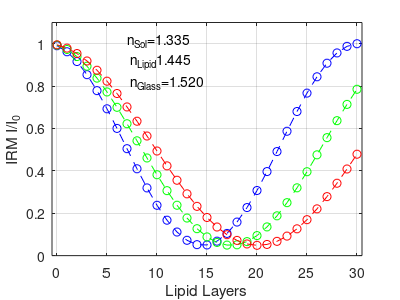
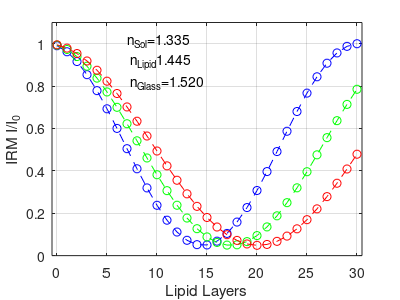
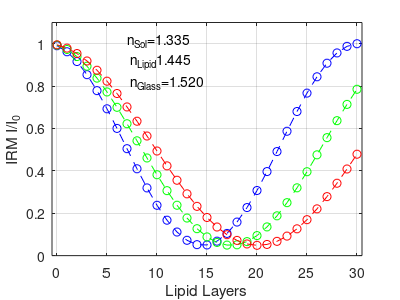

Source code (MATLAB) for these figures, in order:
%% I: Bulk Simulation, No Adlayer
clear; clc;

%IRM Light Wavelength
lambda1 = 450e-9;
lambda2 = 532e-9; 
lambda3 = 610e-9;

%Refractive Indices
n0 = 1.52; %Substrate refractive index
n1 = 1.445; %Lipid bilayer refractive index - DOPC
n2 = 1.335; %PBS top solution refractive index

%Distances and Wavelength
m = 0:30;
npoint=max(size(m));
d1 = 5e-9; %Lipid bilayer thickness

%Fresnel Reflectance Coefficients
r01 = (n0-n1)/(n0+n1); %Substrate to bilayer
r12 = (n1-n2)/(n1+n2); %Bilayer to top solution

%Fresnel Transmittance Coefficients
t01 = 2*n0/(n0+n1);  %Substrate to bilayer
t12 = 2*n1/(n1+n2); %Bilayer to top solution

%Transfer Matrices between layers
M01 = [1,r01;r01,1]/t01; %Substrate to head
M12 = [1,r12;r12,1]/t12; %Head to tail

%Transfer Matrices within layers - 450 nm
phi1_l1 = 2*pi*n1*d1/lambda1; %Bilayer
M1_l1 = [exp(1i*phi1_l1),0;0,exp(-1*1i*phi1_l1)]; %Bilayer

%Transfer Matrices within layers - 532 nm
phi1_l2 = 2*pi*n1*d1/lambda2; %Bilayer
M1_l2 = [exp(1i*phi1_l2),0;0,exp(-1*1i*phi1_l2)]; %Bilayer

%Transfer Matrices within layers - 610 nm
phi1_l3 = 2*pi*n1*d1/lambda3; %Bilayer
M1_l3 = [exp(1i*phi1_l3),0;0,exp(-1*1i*phi1_l3)]; %Bilayer

%Light Pathway: m01 - j(m1) - m12
for j=1:npoint
	M_l1 = M01*[(M1_l1)^j]*M12;
	r_l1(j)=M_l1(2,1)/M_l1(1,1);
    t_l1(j)=1/M_l1(1,1);
	
	M_l2 = M01*[(M1_l2)^j]*M12;
	r_l2(j)=M_l2(2,1)/M_l2(1,1);
    t_l2(j)=1/M_l2(1,1);
	
	M_l3 = M01*[(M1_l3)^j]*M12;
	r_l3(j)=M_l3(2,1)/M_l3(1,1);
    t_l3(j)=1/M_l3(1,1);
end
for k=1:npoint
        R_l1(k)=norm(r_l1(k))^2;
        T_l1(k)=norm(t_l1(k))^2*n2/n0;
		
		R_l2(k)=norm(r_l2(k))^2;
        T_l2(k)=norm(t_l2(k))^2*n2/n0;
		
		R_l3(k)=norm(r_l3(k))^2;
        T_l3(k)=norm(t_l3(k))^2*n2/n0;
end

Rbg=(((n0-n2)./(n0+n2)).^2);
CIRM_l1=R_l1./Rbg;
CIRM_l2=R_l2./Rbg;
CIRM_l3=R_l3./Rbg;


%Creating the graph
figure(2);
plot(m,CIRM_l1,'b--o')
hold on 
plot(m,CIRM_l2,'g--o')
plot(m,CIRM_l3,'r--o')
hold off
xlabel('Lipid Layers')
ylabel('IRM I/I_0')
grid on;
ylim([0,1.1])
xlim([min(m)-0.5,max(m)+0.5])
textct=sprintf('n_S_o_l=%4.3f\n n_L_i_p_i_d%4.3f\n n_G_l_a_s_s=%4.3f\n',n2,n1,n0);
% text('Position',[20 1 0]);
% text(min(xlim())+0.6*(max(xlim())-min(xlim())),0.8*min(ylim())+0.2*(max(ylim())-min(ylim())),textct);
text(7,0.9,textct);

set(gcf,'PaperUnits','inches','PaperPosition',[0 0 4 3])
opfnhead=sprintf('nSol=%4.2f,nLipid=%4.2f, wavelength=%4.1fnm, BulkNoAdlayer',n2,n1,lambda1*1e9);
print([opfnhead,'.png'],'-dpng');
dlmwrite([opfnhead,'.dat'],[m,CIRM_l1],'\t');
I_glass=4000;
Mimg=I_glass*ones(1024,1024);
Mimg(212:812,212:812)=I_glass*CIRM_l1(2);
Mimg(412:612,412:612)=I_glass*CIRM_l1(3);
imwrite(uint16(Mimg),[opfnhead,'.tif']);

opfnhead=sprintf('nSol=%4.2f,nLipid=%4.2f, wavelength=%4.1fnm, BulkNoAdlayer',n2,n1,lambda2*1e9);
print([opfnhead,'.png'],'-dpng');
dlmwrite([opfnhead,'.dat'],[m,CIRM_l2],'\t');
I_glass=4000;
Mimg=I_glass*ones(1024,1024);
Mimg(212:812,212:812)=I_glass*CIRM_l2(2);
Mimg(412:612,412:612)=I_glass*CIRM_l2(3);
imwrite(uint16(Mimg),[opfnhead,'.tif']);

opfnhead=sprintf('nSol=%4.2f,nLipid=%4.2f, wavelength=%4.1fnm, BulkNoAdlayer',n2,n1,lambda3*1e9);
print([opfnhead,'.png'],'-dpng');
dlmwrite([opfnhead,'.dat'],[m,CIRM_l3],'\t');
I_glass=4000;
Mimg=I_glass*ones(1024,1024);
Mimg(212:812,212:812)=I_glass*CIRM_l3(2);
Mimg(412:612,412:612)=I_glass*CIRM_l3(3);
imwrite(uint16(Mimg),[opfnhead,'.tif']);
